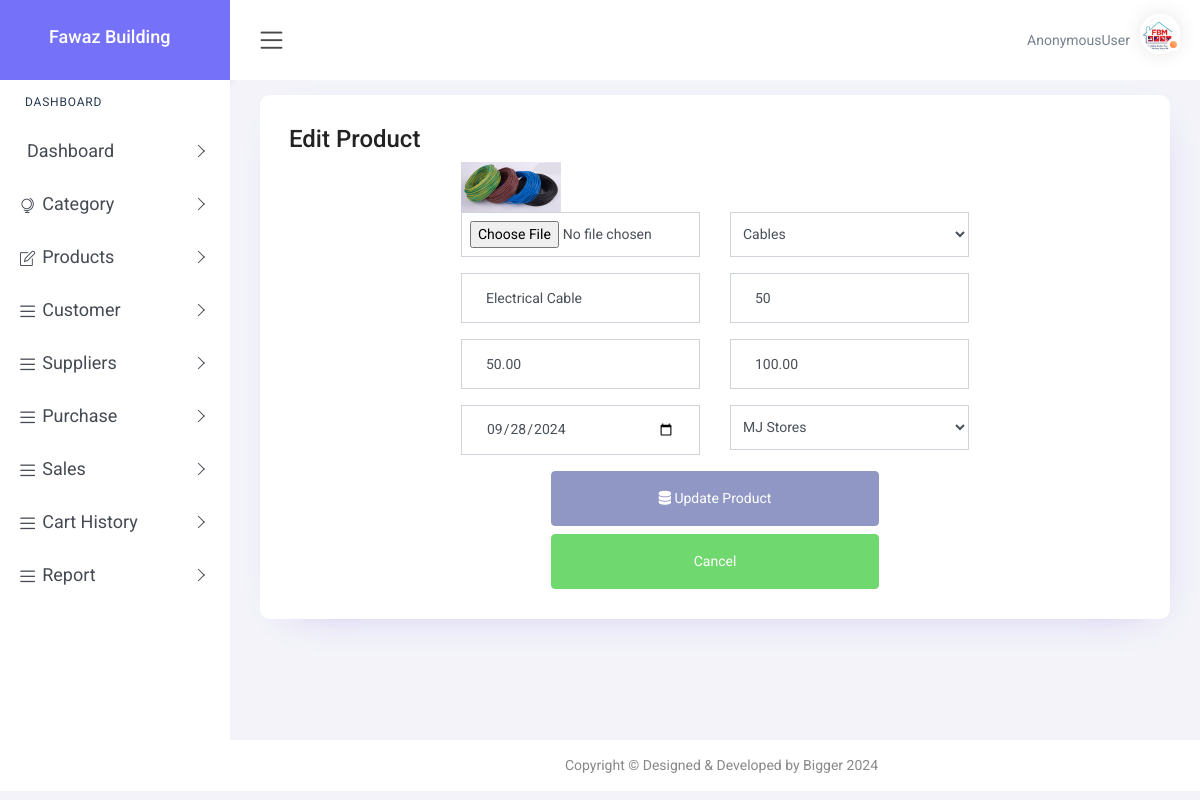
/edit_product/1/, run on an earlier commit of the app's database.
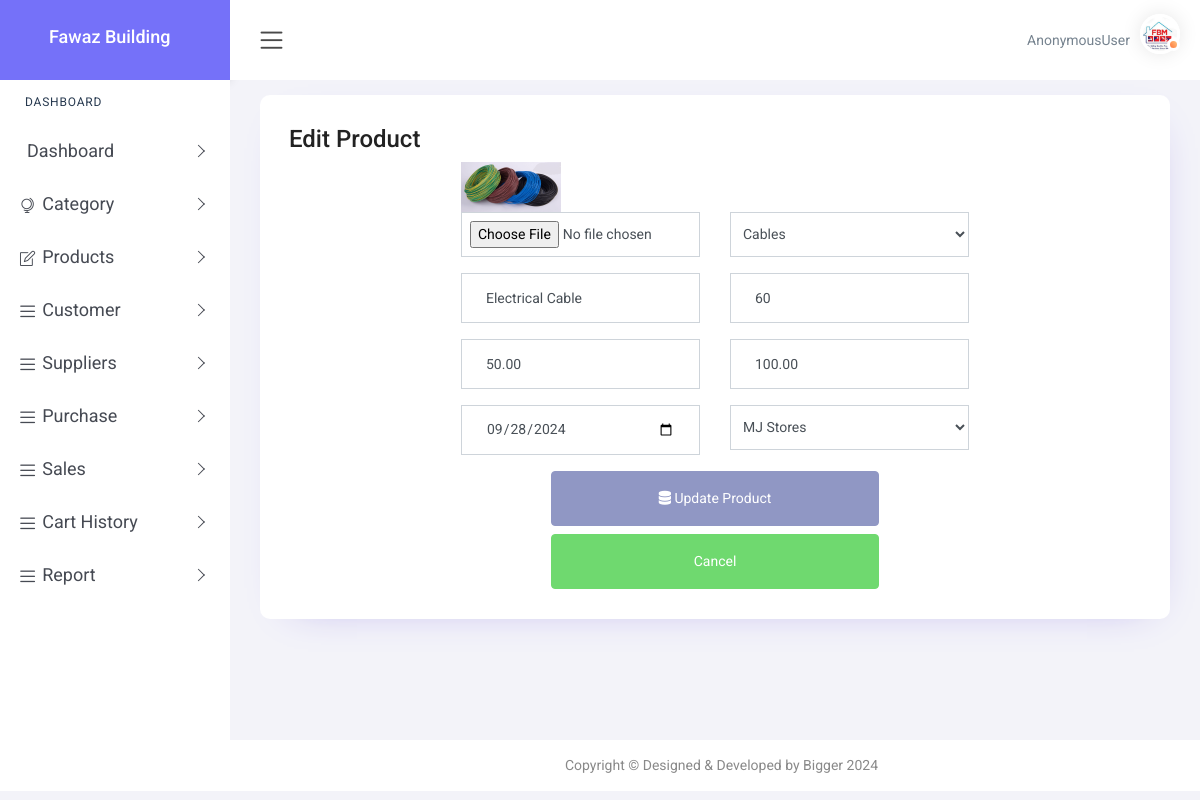
And on a later commit of the database.
### app/models.py (models this page shows, shortened)
class Product(models.Model):
    product_name = models.CharField(max_length=100)
    product_category = models.ForeignKey(Category, on_delete=models.CASCADE)
    product_supplier = models.ForeignKey(Supplier, on_delete=models.CASCADE)
    in_stock = models.IntegerField()
    buying_price = models.DecimalField(max_digits=10, decimal_places=2)
    selling_price = models.DecimalField(max_digits=10, decimal_places=2)
    added_date = models.DateTimeField()
    profile = models.ImageField(upload_to='products/', blank=True, null=True)

class Category(models.Model):
    category_name = models.CharField(max_length=100)
    category_description = models.TextField(blank=True, null=True)
    created_at = models.DateTimeField(auto_now_add=True)

class Supplier(models.Model):
    supplier_name = models.CharField(max_length=100)
    supplier_email = models.EmailField(max_length=50)
    supplier_address = models.CharField(max_length=100)
    supplier_phone = models.IntegerField()
    profile = models.ImageField(upload_to='supplier/', blank=True, null=True)

### app/views.py (the view, shortened to what this page needs)
# urls.py: path('edit_product/<int:product_id>/', views.edit_product, name='edit_product'),
def edit_product(request, product_id):
    product = Product.objects.get(id=product_id)
    categories = Category.objects.all()
    suppliers = Supplier.objects.all()
    formatted_date = product.added_date.strftime('%Y-%m-%d') if product.added_date else ''
    return render(request, 'edit_product.html', {'product': product, 'categories': categories,'suppliers': suppliers,'formatted_date':formatted_date})

### templates/edit_product.html (shortened to what the changed rows need)
{% load static %}
<!DOCTYPE html>
<html lang="en">
<head>
    <link href="{% static 'plugins1/pg-calendar/css/pignose.calendar.min.css' %}" rel="stylesheet">
    <link rel="stylesheet" href="{% static 'plugins1/chartist/css/chartist.min.css' %}">
    <link rel="stylesheet" href="{% static 'plugins1/chartist-plugin-tooltips/css/chartist-plugin-tooltip.css' %}">
    <link href="{% static 'plugins1/tables/css/datatable/dataTables.bootstrap4.min.css' %}" rel="stylesheet">
    <link href="{% static 'css1/style.css' %}" rel="stylesheet">
    <link rel="stylesheet" href="https://cdnjs.cloudflare.com/ajax/libs/font-awesome/6.6.0/css/all.min.css" />
</head>
<body>
    <div id="main-wrapper">
        <div class="content-body">
            <div class="container-fluid">
                <div class="row">
                    <div class="col-12">
                        <div class="card">
                            <div class="card-body">
                                <div class="container">
                                    <div class="row">
                                        <div class="col-md-8 offset-md-2">
                                            <form method="post" enctype="multipart/form-data">
                                                <div class="container">
                                                     {% if product.profile %}
                                                     <img src="{{ product.profile.url }}" alt="Current Image" style="max-width: 100px; max-height: 100px;">
                                                    {% endif %}
                                                    <div class="row">
                                                        <div class="col-md-6">
                                                        </div>
                                                        <div class="col-md-6">
                                                            <select class="form-control shadow-none p-2" name="category" required>
                                                                {% for category in categories %}
                                                                    <option value="{{ category.id }}" {% if category.id == product.product_category.id %}selected{% endif %}>
                                                                        {{ category.category_name }}
                                                                    </option>
                                                                {% endfor %}
                                                            </select>
                                                        </div>
                                                    </div>
                                                    <div class="row mt-3">
                                                        <div class="col-md-6">
                                                            <input class="form-control shadow-none p-4" name="product_name" type="text" placeholder="Product name" value="{{ product.product_name }}">
                                                        </div>
                                                        <div class="col-md-6">
                                                            <input type="number" class="form-control shadow-none p-4" name="stock_number" placeholder="No of Stock" value="{{ product.in_stock }}" required>
                                                        </div>
                                                    </div>
                                                    <div class="row mt-3">
                                                        <div class="col-md-6">
                                                            <input type="number" class="form-control shadow-none p-4" name="buying_price" placeholder="Buying Price (New Leones)" value="{{ product.buying_price }}" required>
                                                        </div>
                                                        <div class="col-md-6">
                                                            <input type="number" class="form-control shadow-none p-4" name="selling_price" placeholder="Selling Price (New Leones)" value="{{ product.selling_price }}" required>
                                                        </div>
                                                    </div>
                                                    <div class="row mt-3">
                                                        <div class="col-md-6">
                                                        </div>
                                                        <div class="col-md-6">
                                                            <select class="form-control shadow-none p-2" name="supplier" required>
                                                                {% for supplier in suppliers %}
                                                                    <option value="{{ supplier.id }}" {% if supplier.id == product.product_supplier.id %}selected{% endif %}>
                                                                        {{ supplier.supplier_name }}
                                                                    </option>
                                                                {% endfor %}
                                                            </select>
                                                        </div>
                                                    </div>
                                                    <div class="row mt-3">
                                                        <div class="col-md-8 offset-md-2">
                                                        </div>
                                                    </div>
                                                </div>
                                            </form>
                                        </div>
                                    </div>
                                </div>
                            </div>
                        </div>
                    </div>
                </div>
            </div>
        </div>
    </div>
</body>
</html>

What changed in the data, as far as the page shows it:
changed Product "Electrical Cable": stock_number "50" → "60"
